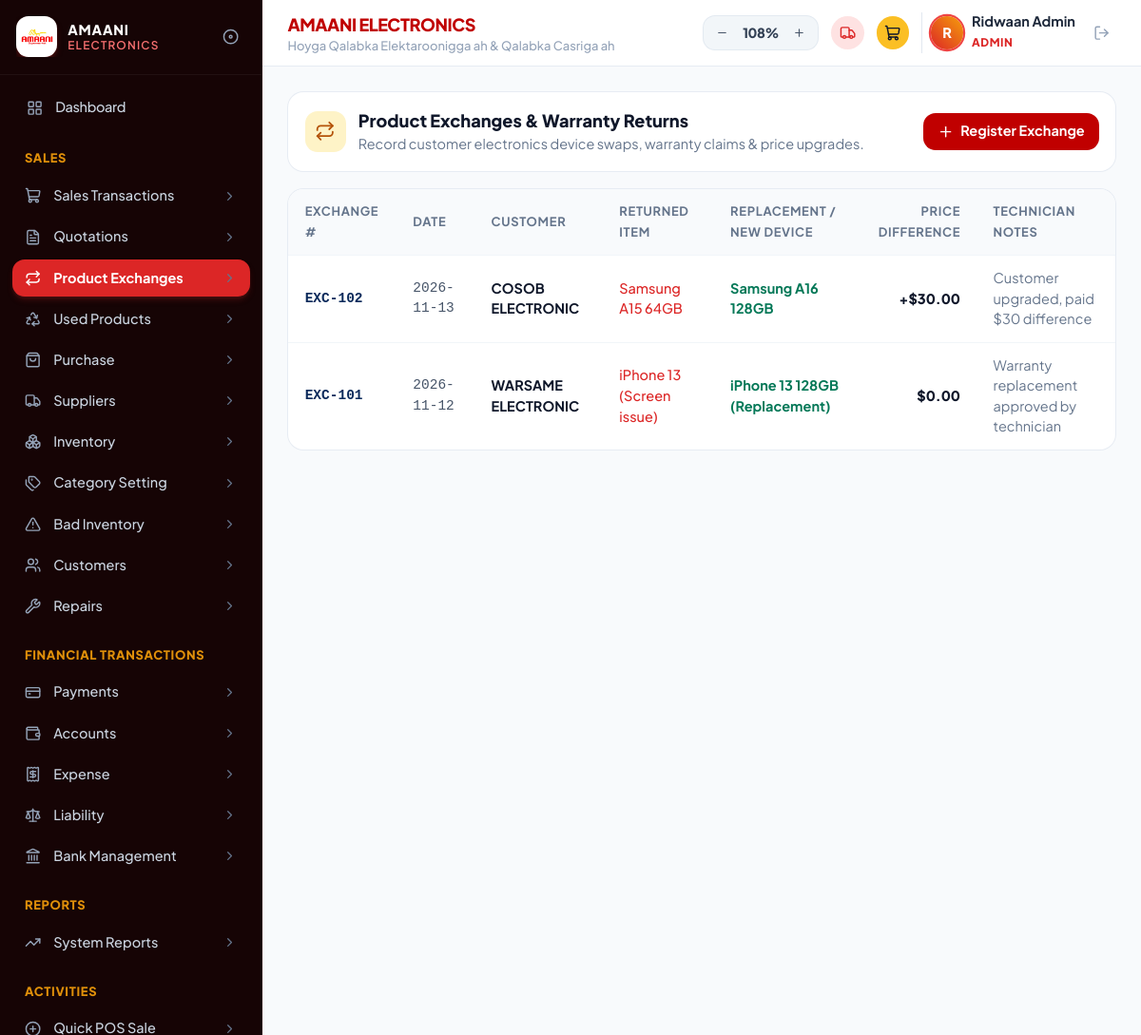
Screenshot of /exchanges.php (signed in) with the database file from the repository.
### tables this page shows
CREATE TABLE `product_exchanges` (
  `id` int(11) NOT NULL AUTO_INCREMENT,
  `exchange_number` varchar(50) DEFAULT NULL,
  `customer_name` varchar(150) DEFAULT NULL,
  `returned_item` varchar(255) DEFAULT NULL,
  `new_item` varchar(255) DEFAULT NULL,
  `price_diff` decimal(10,2) DEFAULT 0.00,
  `exchange_date` date DEFAULT NULL,
  `notes` text DEFAULT NULL,
  PRIMARY KEY (`id`),
  UNIQUE KEY `exchange_number` (`exchange_number`)
);

### exchanges.php (the view, shortened to what this page needs)
<?php
require_once __DIR__ . '/includes/header.php';
require_once __DIR__ . '/includes/sidebar.php';
$exchanges = $pdo->query("SELECT * FROM product_exchanges ORDER BY id DESC")->fetchAll();
?>
<main class="flex-1 min-w-0 space-y-4">
    <div class="bg-white rounded-2xl border border-slate-200/80 shadow-xs p-4 flex flex-col sm:flex-row items-start sm:items-center justify-between gap-3">
        <div class="flex items-center gap-3">
            <div class="w-10 h-10 rounded-xl bg-amber-100 text-amber-700 flex items-center justify-center font-bold">
                <i data-lucide="repeat" class="w-5 h-5"></i>
            </div>
            <div>
                <h2 class="text-base font-black text-slate-900">Product Exchanges &amp; Warranty Returns</h2>
                <p class="text-xs text-slate-500">Record customer electronics device swaps, warranty claims &amp; price upgrades.</p>
            </div>
        </div>
        <button type="button" onclick="document.getElementById('new-exc-modal').classList.remove('hidden')" class="inline-flex items-center gap-1.5 px-3.5 py-2 rounded-xl bg-[#c00000] hover:bg-red-700 text-white text-xs font-bold shadow-xs cursor-pointer">
            <i data-lucide="plus" class="w-4 h-4"></i>
            <span>Register Exchange</span>
        </button>
    </div>
    <div class="bg-white rounded-2xl border border-slate-200/80 shadow-xs overflow-hidden">
        <div class="overflow-x-auto">
            <table class="w-full text-left text-xs">
                <thead class="bg-slate-50 text-slate-500 uppercase font-black text-[10px] tracking-wider border-b border-slate-100">
                    <tr>
                        <th class="py-3 px-4">Exchange #</th>
                        <th class="py-3 px-4">Date</th>
                        <th class="py-3 px-4">Customer</th>
                        <th class="py-3 px-4">Returned Item</th>
                        <th class="py-3 px-4">Replacement / New Device</th>
                        <th class="py-3 px-4 text-right">Price Difference</th>
                        <th class="py-3 px-4">Technician Notes</th>
                    </tr>
                </thead>
                <tbody class="divide-y divide-slate-100">
                    <?php if (empty($exchanges)): ?>
                    <tr>
                        <td colspan="7" class="py-10 text-center text-slate-400 font-bold">No product exchanges recorded.</td>
                    </tr>
                    <?php else: ?>
                    <?php foreach ($exchanges as $exc): ?>
                    <tr class="hover:bg-slate-50/80 transition-colors">
                        <td class="py-3 px-4 font-mono font-bold text-[#0B2A5B]"><?= htmlspecialchars($exc['exchange_number']) ?></td>
                        <td class="py-3 px-4 font-mono text-slate-600"><?= htmlspecialchars($exc['exchange_date']) ?></td>
                        <td class="py-3 px-4 font-bold text-slate-900"><?= htmlspecialchars($exc['customer_name']) ?></td>
                        <td class="py-3 px-4 text-red-600 font-medium"><?= htmlspecialchars($exc['returned_item']) ?></td>
                        <td class="py-3 px-4 text-emerald-700 font-bold"><?= htmlspecialchars($exc['new_item']) ?></td>
                        <td class="py-3 px-4 text-right font-black text-slate-900">
                            <?= $exc['price_diff'] > 0 ? '+$' . number_format($exc['price_diff'], 2) : '$0.00' ?>
                        </td>
                        <td class="py-3 px-4 text-slate-500"><?= htmlspecialchars($exc['notes']) ?></td>
                    </tr>
                    <?php endforeach; ?>
                    <?php endif; ?>
                </tbody>
            </table>
        </div>
    </div>
</main>
<?php require_once __DIR__ . '/includes/footer.php'; ?>

### includes/header.php (style rules this page uses)
html { font-size: 16px; zoom: 1.08; }
body { font-family: 'Plus Jakarta Sans', sans-serif; font-size: 0.95rem; -webkit-font-smoothing: antialiased; }
.font-mono { font-family: 'JetBrains Mono', monospace; }
.text-\[10px\] { font-size: 12px !important; }

### rows the page displays
product_exchanges: exchange_number "EXC-102", exchange_date "2026-11-13", customer_name "COSOB ELECTRONIC", returned_item "Samsung A15 64GB", new_item "Samsung A16 128GB", price_diff "30.00", notes "Customer upgraded, paid $30 difference"
product_exchanges: exchange_number "EXC-101", exchange_date "2026-11-12", customer_name "WARSAME ELECTRONIC", returned_item "iPhone 13 (Screen issue)", new_item "iPhone 13 128GB (Replacement)", price_diff "$0.00", notes "Warranty replacement approved by technician"

### other values shown
$userInitial "R"
$userName "Ridwaan Admin"
$userRole "ADMIN"
